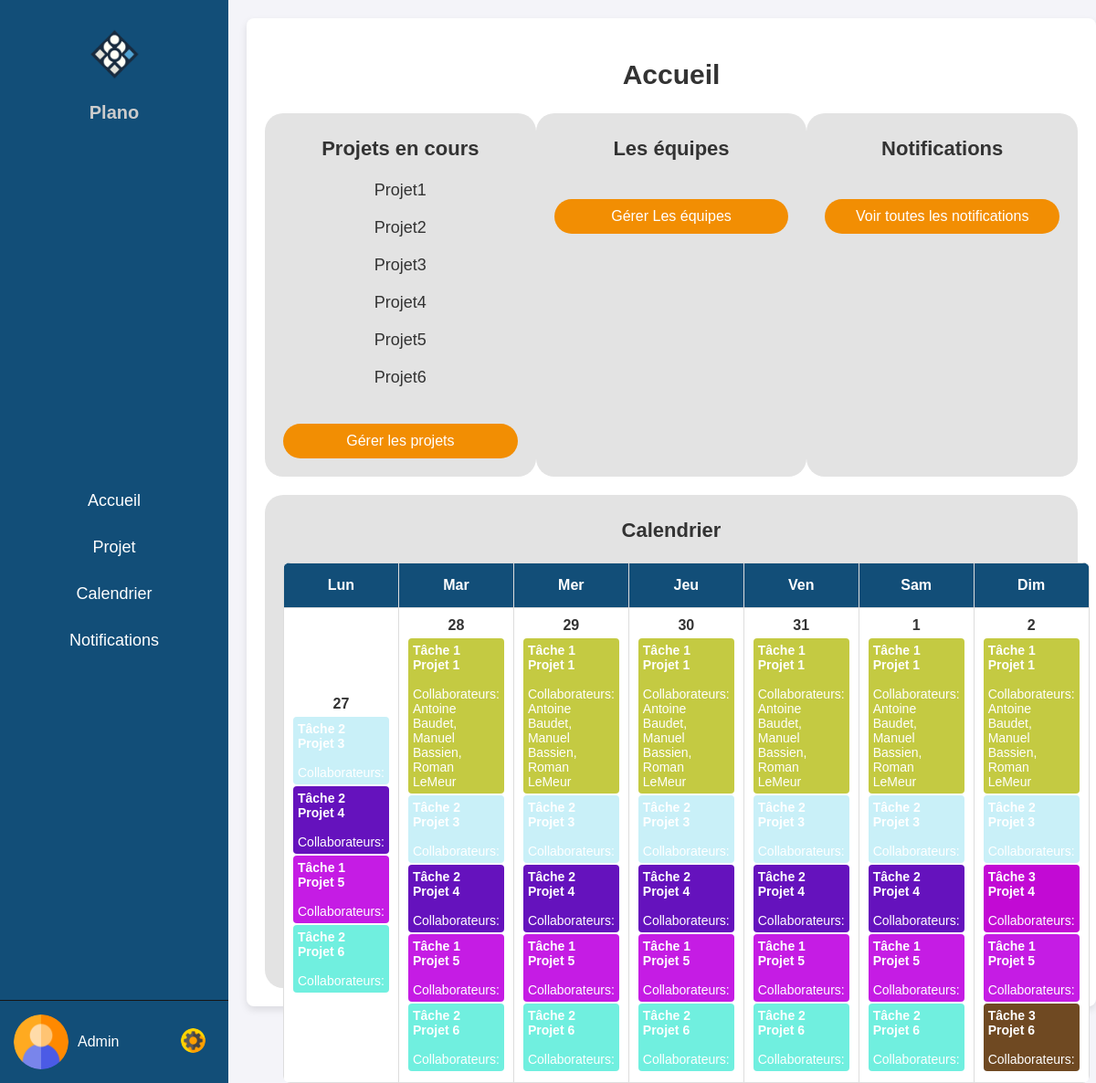
The app's page /adminpage.php with its own data.
### tables this page shows
CREATE TABLE Projet (
    ID_Projet INT AUTO_INCREMENT PRIMARY KEY,
    Titre VARCHAR(255),
    Description VARCHAR(255),
    Debut DATE,
    Fin DATE,
    Objectif VARCHAR(255),
    Budget float
);

CREATE TABLE Tache (
    ID_Tache INT AUTO_INCREMENT PRIMARY KEY,
    Titre VARCHAR(255),
    Debut DATE,
    Fin DATE,
    Collaborateur INT,
    Projet INT,
    état bit,
    FOREIGN KEY (Collaborateur) REFERENCES Collaborateur(ID_Collaborateur),
    FOREIGN KEY (Projet) REFERENCES Projet(ID_Projet)
);

### adminpage.php (the view, shortened to what this page needs)
<!DOCTYPE html>
<html lang="fr">
<head>
    <link rel="stylesheet" href="adminpage.css">
    <link rel="stylesheet" href="Calendar.css">
</head>
<body>
    <div class="navbar">
        <div class="logo">
            <img src="image/logofirst.png" alt="Logo">
            <h1>Plano</h1>
        </div>
        <ul>
            <li><a href="adminpage.php">Accueil</a></li>
            <li><a href="adminprojet.php">Projet</a></li>
            <li><a href="#">Calendrier</a></li>
            <li><a href="#">Notifications</a></li>
        </ul>
        <div class="profile-banner">
            <img src="image/user.png" alt="Profil">
            <div class="profile-info">
                <p>Admin</p>
                <div class="settings-button">
                    <a href="javascript:void(0);" onclick="toggleSettings()"><img src="image/settings.png" alt="Réglages"></a>
                </div>
            </div>
        </div>
    </div>
    <div class="main-content">
        <h2 class="accueil">Accueil</h2>
        <div class="sections-container">
                <?php
                    include('config.php');
                    $sql = "SELECT * FROM Projet";
                    $result = $conn->query($sql);
                    $projets = [];
                    if ($result->num_rows > 0) {
                        while($row = $result->fetch_assoc()) {
                            $projets[] = $row;
                        }
                    }
                ?>
                <div class="section">
                    <h3>Projets en cours</h3>
                    <ul>
                        <?php foreach ($projets as $projet): ?>
                            <li><?php echo $projet['Titre']; ?></li>
                        <?php endforeach; ?>
                    </ul>
                    <button>Gérer les projets</button>
                </div>
            <div class="section">
                <h3>Les équipes</h3>
                <button>Gérer Les équipes</button>
            </div>
            <div class="section">
                <h3>Notifications</h3>
                <button>Voir toutes les notifications</button>
            </div>
        </div>
        <div class="calendar-section">
            <h3>Calendrier</h3>
            <?php
                include('config.php');
                function getTasksForCurrentWeek($conn) {
                $startDate = date('Y-m-d', strtotime('monday this week'));
                $endDate = date('Y-m-d', strtotime('sunday this week'));
                    $sql = "SELECT Tache.*, GROUP_CONCAT(Collaborateur.Nom SEPARATOR ', ') as Collaborateurs
                    FROM Tache
                    LEFT JOIN Tache_Collaborateur ON Tache.ID_Tache = Tache_Collaborateur.ID_Tache
                    LEFT JOIN Collaborateur ON Tache_Collaborateur.ID_Collaborateur = Collaborateur.ID_Collaborateur
                    WHERE Debut <= '$endDate' AND Fin >= '$startDate'
                    GROUP BY Tache.ID_Tache";
                    $result = $conn->query($sql);
                    $tasks = [];
                    if ($result->num_rows > 0) {
                        while($row = $result->fetch_assoc()) {
                            $tasks[] = $row;
                        }
                    }
                    return $tasks;
                }
                function generateColorFromId($id) {
                    $hash = md5($id);
                    $color = substr($hash, 0, 6);
                    return '#' . $color;
                }
                function generateCalendarForCurrentWeek($conn) {
                    $tasks = getTasksForCurrentWeek($conn);
                    $calendar = '<table class="calendar-table">';
                    $calendar .= '<thead><tr><th>Lun</th><th>Mar</th><th>Mer</th><th>Jeu</th><th>Ven</th><th>Sam</th><th>Dim</th></tr></thead>';
                    $calendar .= '<tbody>';
                    $currentDate = strtotime('monday this week');
                    for ($i = 0; $i < 1; $i++) {
                        $calendar .= '<tr>';
                        for ($j = 0; $j < 7; $j++) {
                            $calendar .= '<td>';
                            $calendar .= '<div class="date">' . date('j', $currentDate) . '</div>';
                            $tasksForDate = array_filter($tasks, function($task) use ($currentDate) {
                                return strtotime($task['Debut']) <= $currentDate && strtotime($task['Fin']) >= $currentDate;
                            });
                            foreach ($tasksForDate as $task) {
                                $color = generateColorFromId($task['ID_Tache']);
                                $calendar .= "<div class='task' style='background-color : $color'>";
                                $calendar .= "<strong>{$task['Titre']}</strong><br>";
                                $calendar .= "<span>Collaborateurs: {$task['Collaborateurs']}</span>";
                                $calendar .= "</div>";
                            }
                            $calendar .= '</td>';
                            $currentDate = strtotime('+1 day', $currentDate);
                        }
                        $calendar .= '</tr>';
                    }
                    $calendar .= '</tbody>';
                    $calendar .= '</table>';
                    return $calendar;
                }
                echo generateCalendarForCurrentWeek($conn);
            ?>
        </div>
    </div>
</body>
</html>

### adminpage.css (style rules this page uses)
body { margin: 0; font-family: Arial, sans-serif; }
.navbar { width: 250px; position: fixed; top: 0; left: 0; height: 100%; background-color: #124E78; color: white; display: flex; flex-direction: column; justify-content: space-between; }
.navbar .logo { text-align: center; padding: 20px; }
.navbar .logo img { width: 80px; height: auto; }
.navbar .logo h1 { font-size: 20px; margin: 10px 0 0; }
.navbar ul { list-style-type: none; padding: 0; }
.navbar ul li { padding: 15px; text-align: center; font-size: 18px; }
.navbar ul li a { color: white; text-decoration: none; display: block; }
.profile-banner { display: flex; align-items: center; padding: 15px; border-top: 1px solid #161616; }
.profile-banner img { width: 60px; height: auto; border-radius: 50%; margin-right: 10px; }
.profile-banner .profile-info { display: flex; align-items: center; justify-content: space-between; width: 100%; }
.profile-banner .profile-info p { margin: 0; flex-grow: 1; }
.settings-button img { width: 27px; height: 27px; }
.main-content { margin-left: 250px; padding: 20px; }
h2 { color: #333; }
.sections-container { display: flex; justify-content: space-between; margin-bottom: 20px; }
.section { width: 30%; background-color: #e3e3e3; padding: 20px; border-radius: 20px; text-align: center; }
.section h3 { margin-top: 6px; font-size: 22px; }
.section ul { list-style-type: none; padding: 0; margin-top: 20px; }
.section ul li { margin-bottom: 20px; font-size: 18px; }
.section button { display: inline-block; width: 100%; padding: 10px; font-size: 16px; color: white; background-color: #f28e03; border: none; border-radius: 20px; cursor: pointer; margin-top: 20px; }
.calendar-section { background-color: #e3e3e3; padding: 20px; border-radius: 20px; text-align: center; height: 500px; }
.calendar-section h3 { margin-top: 6px; font-size: 22px; }
.accueil { font-size: 30px; text-align: center; }

### Calendar.css (style rules this page uses)
body { margin: 0; font-family: Arial, sans-serif; background-color: #f4f4f9; color: #333; }
.navbar { width: 250px; position: fixed; top: 0; left: 0; height: 100%; background-color: #124E78; color: white; display: flex; flex-direction: column; justify-content: space-between; }
.navbar ul { list-style-type: none; padding: 0; }
.navbar ul li { padding: 15px; text-align: center; font-size: 18px; }
.navbar ul li a { color: white; text-decoration: none; display: block; }
.profile-banner { display: flex; align-items: center; padding: 15px; border-top: 1px solid #161616; }
.profile-banner img { width: 60px; height: auto; border-radius: 50%; margin-right: 10px; }
.profile-banner .profile-info { display: flex; align-items: center; justify-content: space-between; width: 100%; }
.profile-banner .profile-info p { margin: 0; flex-grow: 1; }
.settings-button img { width: 27px; height: 27px; }
.main-content { margin-left: 270px; padding: 20px; background-color: white; border-radius: 8px; box-shadow: 0 4px 8px rgba(0, 0, 0, 0.1); max-width: 1200px; margin-top: 20px; }
h1 { color: #124E78; margin-bottom: 20px; }
.calendar-table { width: 100%; border-collapse: collapse; margin-bottom: 20px; background-color: #fff; border-radius: 8px; overflow: hidden; }
.calendar-table th, .calendar-table td { width: 14.28%; border: 1px solid #ddd; text-align: center; padding: 10px; transition: background-color 0.3s ease; }
.calendar-table th { background-color: #124E78; color: white; padding: 15px; }
.date { font-weight: bold; margin-bottom: 5px; font-size: 16px; }
.task { background-color: #2ecc71; color: white; margin: 2px 0; padding: 5px; border-radius: 4px; font-size: 14px; text-align: left; }
.task strong { display: block; }
.navbar .logo { text-align: center; padding: 20px; }
.navbar .logo img { width: 80px; height: auto; }
.navbar .logo h1 { font-size: 20px; margin: 10px 0 0; color: #ccc; }
.sections-container { display: flex; justify-content: space-between; margin-bottom: 20px; }
.section { width: 30%; background-color: #e3e3e3; padding: 20px; border-radius: 20px; text-align: center; }
.section h3 { margin-top: 6px; font-size: 22px; }
.section ul { list-style-type: none; padding: 0; margin-top: 20px; }
.section ul li { margin-bottom: 20px; font-size: 18px; }
.section button { display: inline-block; width: 100%; padding: 10px; font-size: 16px; color: white; background-color: #f28e03; border: none; border-radius: 20px; cursor: pointer; margin-top: 20px; }

### records on screen
projet: Titre "Projet1"
projet: Titre "Projet2"
projet: Titre "Projet3"
projet: Titre "Projet4"
projet: Titre "Projet5"
projet: Titre "Projet6"
tache: Titre "Tâche 2 Projet 3"
tache: Titre "Tâche 2 Projet 4"
tache: Titre "Tâche 1 Projet 5"
tache: Titre "Tâche 2 Projet 6"
tache: Titre "Tâche 1 Projet 1", Collaborateurs "Antoine Baudet, Manuel Bassien, Roman LeMeur"
tache: Titre "Tâche 3 Projet 4"
tache: Titre "Tâche 3 Projet 6"

### other values on screen
date('j', $currentDate) "28"
date('j', $currentDate) "29"
date('j', $currentDate) "30"
date('j', $currentDate) "31"
date('j', $currentDate) "1"
date('j', $currentDate) "2"
